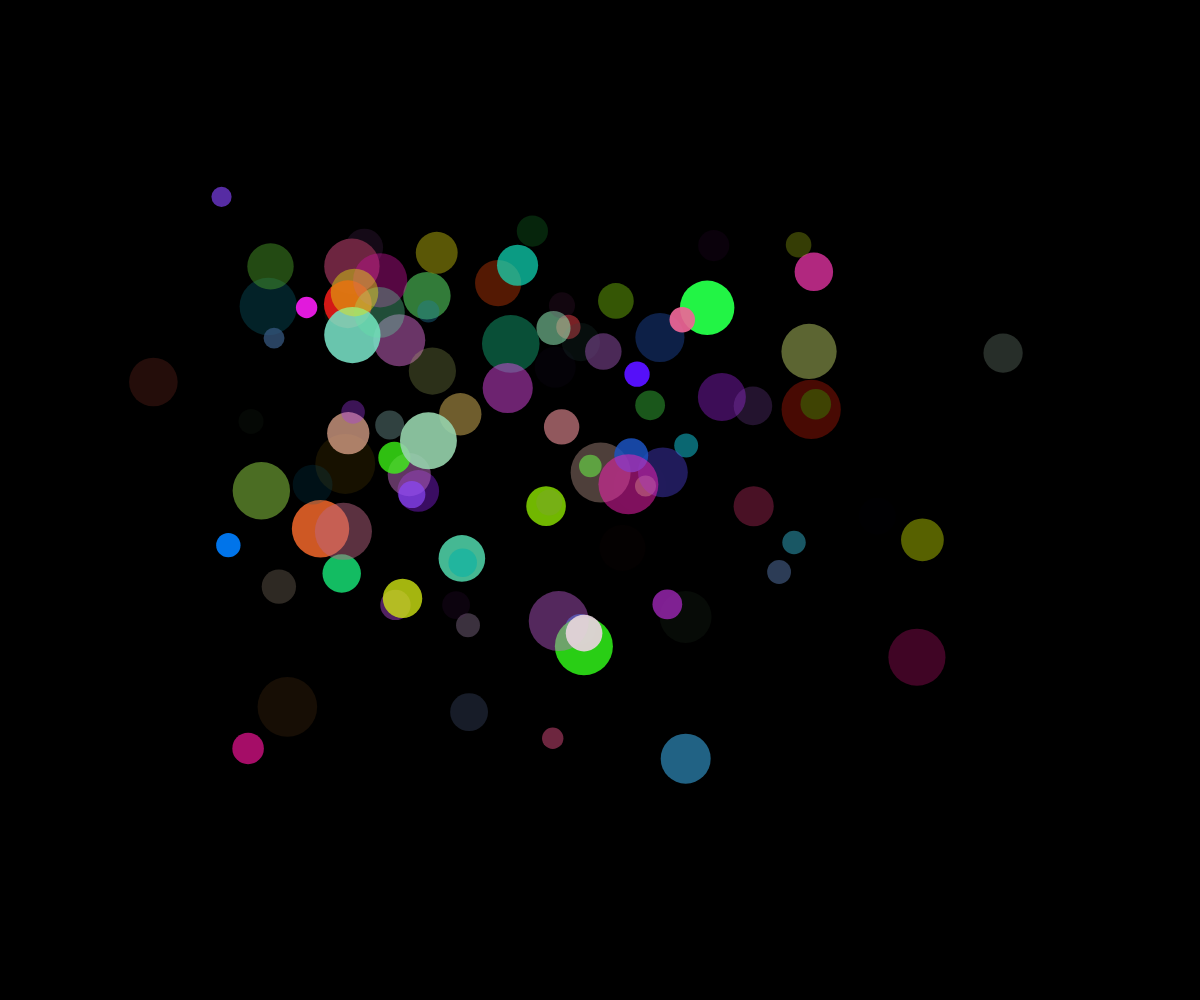
Frame 1 (no input)
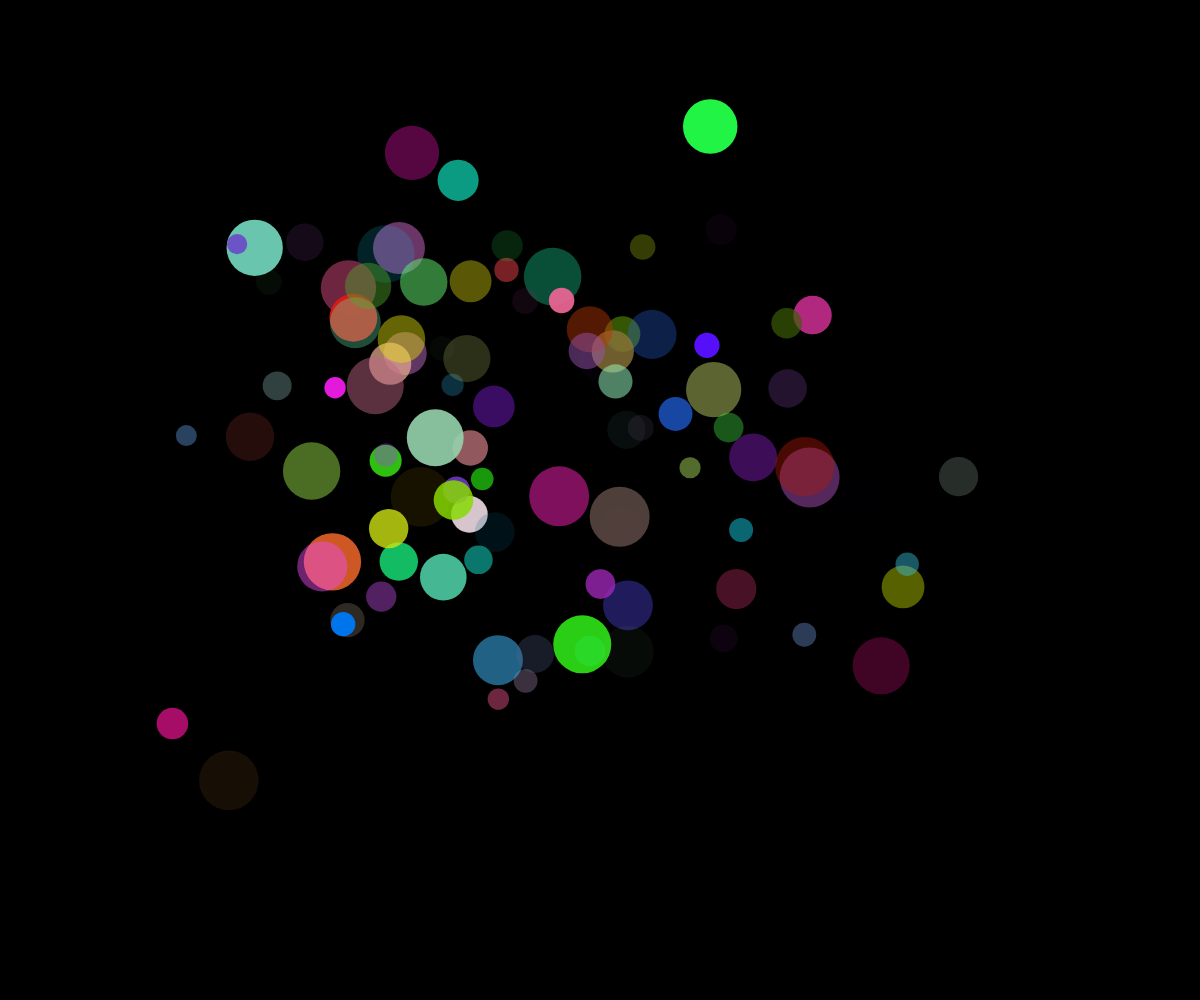
Frame 60 (no input)
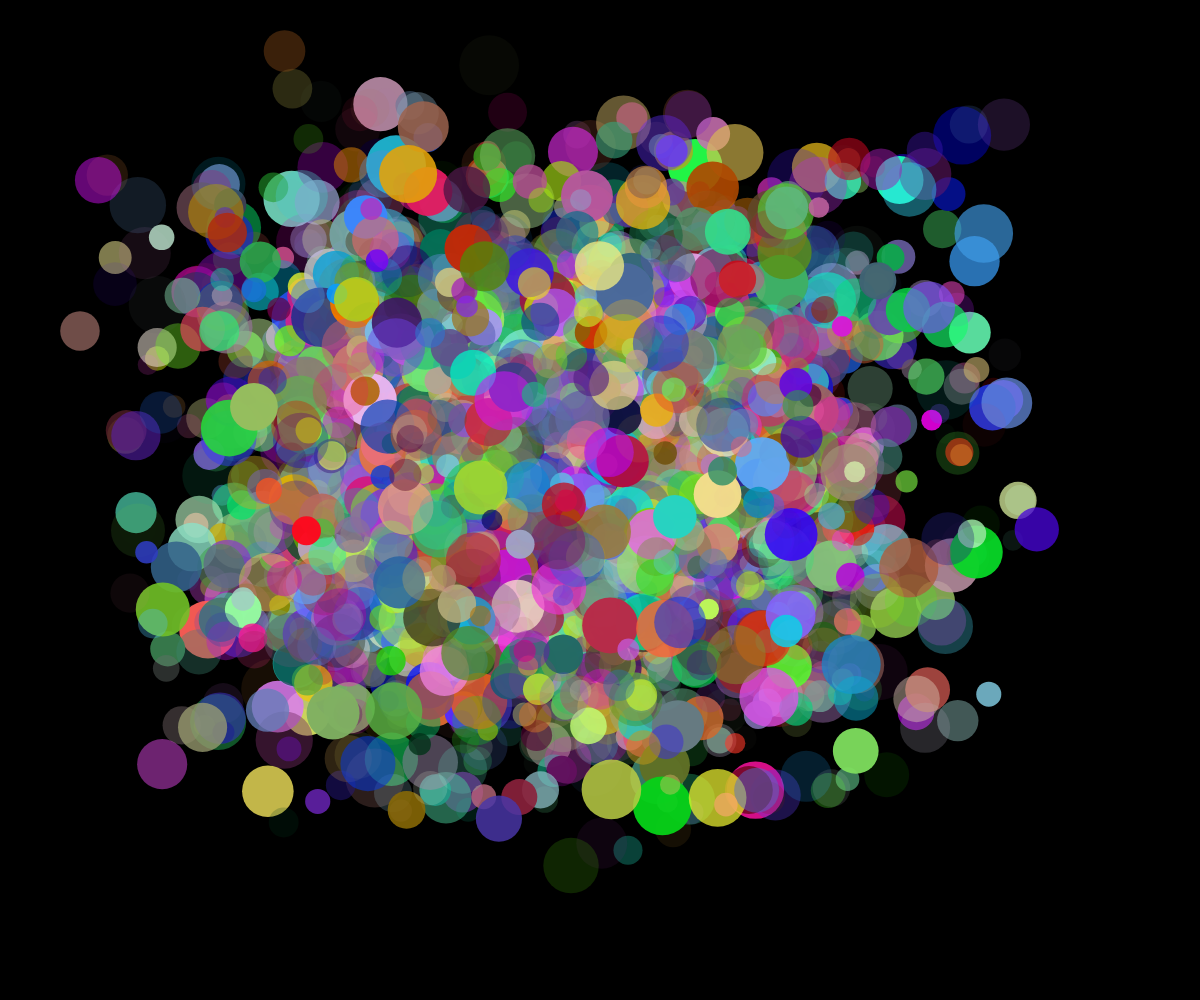
Frame 120 (the mouse pressed at the canvas centre since frame 60)

The p5.js sketch that drew these frames (run headless with seeded random() and noise() and a simulated clock; from frame 60 on, the mouse is pressed at the canvas centre):

// p5.js sketch
// ── sketch.js
// Ball Array demo

let ballArray = [];

function setup() {
  createCanvas(windowWidth, windowHeight);
  for (let i=0; i<100; i++) {
    spawnBall();
  }
}

function draw() {
  background("black");

  for (let myBall of ballArray) {
  noStroke();
  fill(myBall.theColor);
  myBall.x = noise(myBall.time) * width;
  myBall.y = noise(myBall.time+100) * height;
  circle(myBall.x, myBall.y, myBall.r*2);
  myBall.time += 0.003;
  }
}

function spawnBall() {
  let myBall = {
    r: random(10, 30),
    x: random(width),
    y: random(height),
    time: random(1000),
    theColor: color(random(255), random(255), random(255), random(255)),
  };
  ballArray.push(myBall);
}

function mousePressed() {
  for (let i=0; i<3000; i++){
    spawnBall();
  }
}
